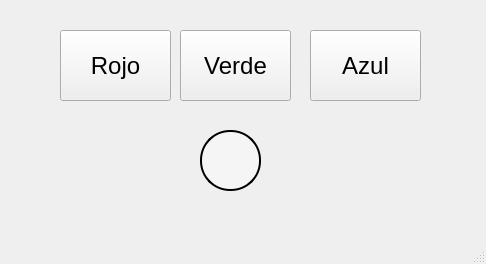
<?xml version="1.0" encoding="UTF-8"?>
<ui version="4.0">
 <class>MainWindow</class>
 <widget class="QMainWindow" name="MainWindow">
  <property name="geometry">
   <rect>
    <x>0</x>
    <y>0</y>
    <width>486</width>
    <height>264</height>
   </rect>
  </property>
  <property name="palette">
   <palette>
    <active>
     <colorrole role="WindowText">
      <brush brushstyle="SolidPattern">
       <color alpha="255">
        <red>0</red>
        <green>0</green>
        <blue>0</blue>
       </color>
      </brush>
     </colorrole>
    </active>
    <inactive>
     <colorrole role="WindowText">
      <brush brushstyle="SolidPattern">
       <color alpha="255">
        <red>0</red>
        <green>0</green>
        <blue>0</blue>
       </color>
      </brush>
     </colorrole>
    </inactive>
    <disabled/>
   </palette>
  </property>
  <property name="windowTitle">
   <string>MainWindow</string>
  </property>
  <property name="windowOpacity">
   <double>1.000000000000000</double>
  </property>
  <property name="autoFillBackground">
   <bool>true</bool>
  </property>
  <property name="styleSheet">
   <string notr="true"/>
  </property>
  <widget class="QWidget" name="centralwidget">
   <widget class="QPushButton" name="btn_red">
    <property name="geometry">
     <rect>
      <x>60</x>
      <y>30</y>
      <width>111</width>
      <height>71</height>
     </rect>
    </property>
    <property name="font">
     <font>
      <pointsize>18</pointsize>
     </font>
    </property>
    <property name="styleSheet">
     <string notr="true"/>
    </property>
    <property name="text">
     <string>Rojo</string>
    </property>
   </widget>
   <widget class="QPushButton" name="btn_green">
    <property name="geometry">
     <rect>
      <x>180</x>
      <y>30</y>
      <width>111</width>
      <height>71</height>
     </rect>
    </property>
    <property name="font">
     <font>
      <pointsize>18</pointsize>
     </font>
    </property>
    <property name="text">
     <string>Verde</string>
    </property>
   </widget>
   <widget class="QPushButton" name="btn_blue">
    <property name="geometry">
     <rect>
      <x>310</x>
      <y>30</y>
      <width>111</width>
      <height>71</height>
     </rect>
    </property>
    <property name="font">
     <font>
      <pointsize>18</pointsize>
     </font>
    </property>
    <property name="text">
     <string>Azul</string>
    </property>
   </widget>
   <widget class="QLabel" name="LED">
    <property name="geometry">
     <rect>
      <x>200</x>
      <y>130</y>
      <width>61</width>
      <height>61</height>
     </rect>
    </property>
    <property name="styleSheet">
     <string notr="true">QLabel {
	background-color: rgb(245, 245, 245);
    border-radius: 30px;
    border: 2px solid black;
}
</string>
    </property>
    <property name="text">
     <string/>
    </property>
   </widget>
  </widget>
  <widget class="QStatusBar" name="statusbar"/>
 </widget>
 <resources/>
 <connections/>
</ui>
